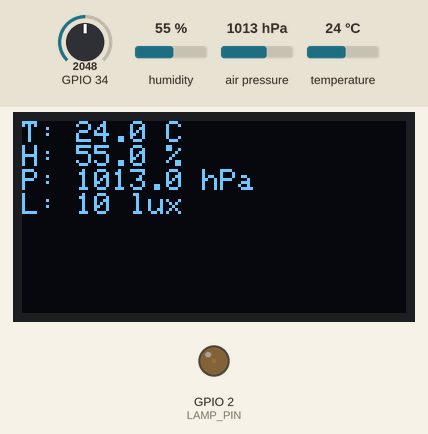
This program was run on a simulated ESP32. On the bench: 128×64 one-colour display, output pins drawn as LEDs (lit = HIGH). The test bench sets the inputs (shaded band); at power-on: GPIO 34 = 2048, humidity 55 %, air pressure 1013 hPa, temperature 24 °C. WiFi joins after 1.5 s; servers stay silent unless stated; no MQTT or app messages arrive unless stated; what the program prints to the serial monitor is not drawn.

Above: at 3.2 s.
3.3 s: GPIO 34 set to 3972
At 5.4 s:
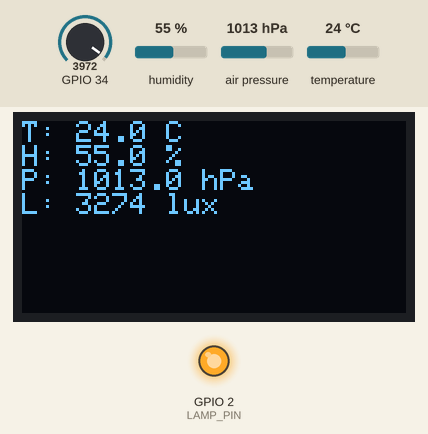
5.7 s: GPIO 34 set to 1228
At 7.3 s:
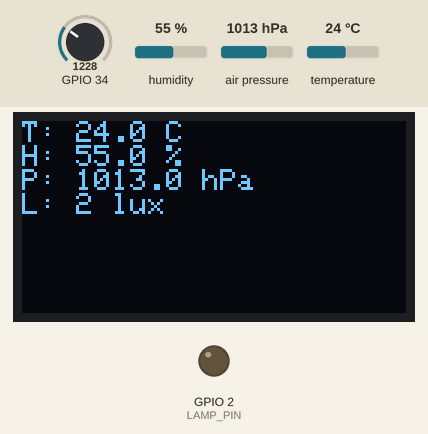
7.8 s: humidity set to 22 %
At 8.6 s:
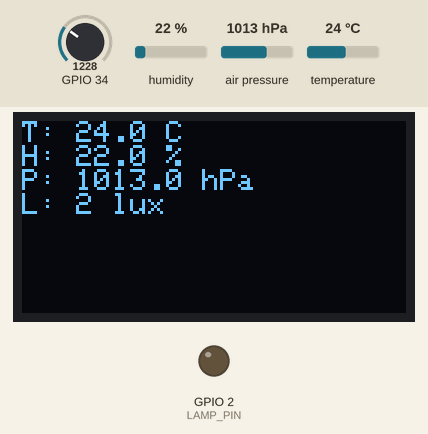
9.7 s: air pressure set to 952 hPa
At 10.8 s:
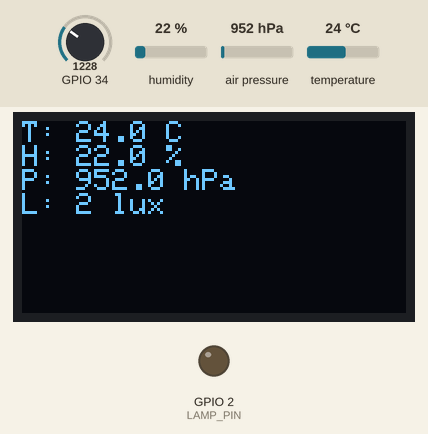
11.7 s: temperature set to 12 °C
At 12.9 s:
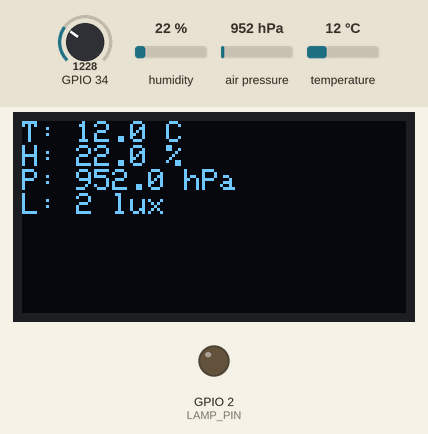
13.8 s: GPIO 34 set to 973
At 16.2 s:
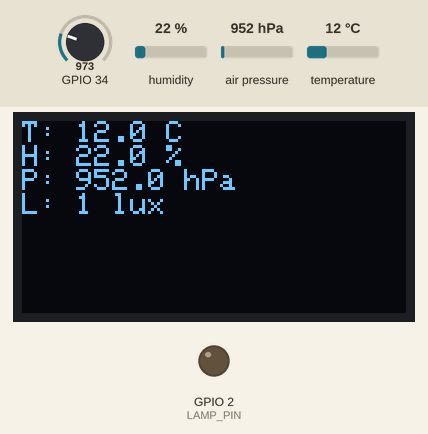
Timing chart, 0 to 17.3 s (numbered marks = the images above; inputs shaded):
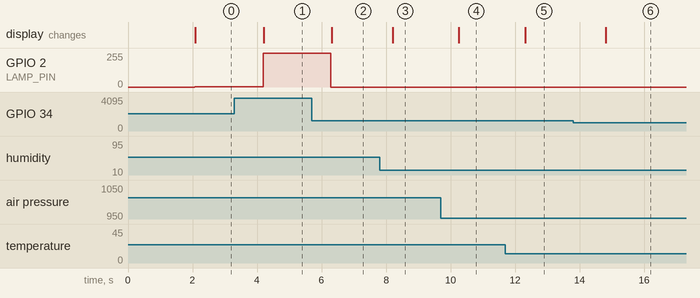

The program:

main.cpp
```cpp
#include <Arduino.h>
#include <WiFi.h>
#include <AsyncTCP.h>
#include <ESPAsyncWebServer.h>
#include <PubSubClient.h>

#include <Wire.h>
#include <Adafruit_Sensor.h>
#include <Adafruit_BME280.h>
#include <math.h>

#include <Adafruit_GFX.h>
#include <Adafruit_SSD1306.h>

#define SEALEVELPRESSURE_HPA (1013.25)
#define R_FIXED 10000.0f
#define R_LUX10 10000.0f
#define GAMMA 0.6f

#define SCREEN_WIDTH 128
#define SCREEN_HEIGHT 64
#define OLED_SDA_PIN 21
#define OLED_SCL_PIN 22
#define OLED_I2C_ADDRESS 0x3C

#define LAMP_PIN 2
#define LEDC_CHANNEL 0
#define LEDC_TIMER 0
#define LEDC_FREQ 5000
#define LEDC_RES 8

uint32_t BME_delay = 2000; // ms
uint32_t BME_tick = 0;
float temperature = 0.0f, humidity = 0.0f, pressure = 0.0f;

uint32_t photoresistor_delay = 1000; // ms
uint32_t photoresistor_tick = 0;
uint16_t adc_raw = 0;
uint32_t lux = 0;

uint32_t send_mqtt_delay = 5000; // ms
uint32_t send_mqtt_tick = 0;

Adafruit_BME280 bme;
AsyncWebServer server(80);
WiFiClient espClient;
PubSubClient client(espClient);

const char *ssid = "TP-Link_DFC6";
const char *password = "86650076";

const char *mqtt_server = "broker.hivemq.com";
const int mqtt_port = 1883;

const char index_html[] PROGMEM = R"rawliteral(
<!DOCTYPE HTML>
<html lang="en">
<head>
  <meta charset="UTF-8">
  <title>ESP32 Measurement Dashboard</title>
  <meta name="viewport" content="width=device-width, initial-scale=1">
  <style>
    body { font-family: 'Segoe UI', Tahoma, Geneva, Verdana, sans-serif; background: #e3eaf1; margin: 0; padding: 0; display: flex; flex-direction: column; align-items: center; }
    h2 { margin-top: 30px; color: #222; }
    .card { background: white; box-shadow: 0 4px 10px rgba(0,0,0,0.1); border-radius: 10px; padding: 20px 30px; max-width: 400px; width: 90%; margin-bottom: 20px; }
    .value { font-size: 18px; margin: 10px 0; display: grid; grid-template-columns: 1fr 1fr auto; align-items: center; border-bottom: 1px solid #eee; padding-bottom: 6px; column-gap: 10px; }
    .label { font-weight: bold; color: #555; }
    .data { color: #000; }
    .setting-block { margin-top: 20px; }
    label { display: block; text-align: left; margin-bottom: 5px; color: #444; }
    input[type=number] { width: 100%; padding: 6px; border: 1px solid #ccc; border-radius: 4px; }
    button { width: 100%; padding: 8px; background-color: #3498db; color: white; border: none; border-radius: 4px; cursor: pointer; margin-top: 8px; transition: background 0.3s; }
    button:hover { background-color: #2980b9; }
    h3 { margin-top: 10px; font-size: 18px; color: #333; }
  </style>
</head>
<body>
  <h2>ESP32 Measurement</h2>
  <div class="card">
    <div class="value"><span class="label">Temperature:</span><span class="data" id="temp">--</span><span>&deg;C</span></div>
    <div class="value"><span class="label">Humidity:</span><span class="data" id="hum">--</span><span>%</span></div>
    <div class="value"><span class="label">Pressure:</span><span class="data" id="pres">--</span><span>hPa</span></div>
    <div class="value"><span class="label">Brightness:</span><span class="data" id="lux">--</span><span>lux</span></div>
  </div>
  <div class="card">
    <h3>Set Sensor Intervals (ms)</h3>
    <div class="setting-block"><label for="bme">BME280 delay:</label><input type="number" id="bme"><button onclick="setBME()">Set</button></div>
    <div class="setting-block"><label for="photo">Photoresistor delay:</label><input type="number" id="photo"><button onclick="setPhoto()">Set</button></div>
    <div class="setting-block"><label for="mqtt_delay">MQTT send delay:</label><input type="number" id="mqtt_delay"><button onclick="setMQTT()">Set</button></div>
  </div>
  <script>
    function fetchData() {
      fetch('/data').then(res => res.json()).then(data => {
        document.getElementById('temp').textContent = data.temp;
        document.getElementById('hum').textContent = data.hum;
        document.getElementById('pres').textContent = data.pres;
        document.getElementById('lux').textContent = data.lux;
      });
    }
    function setBME() { fetch('/set_bme?val=' + document.getElementById('bme').value); }
    function setPhoto() { fetch('/set_photo?val=' + document.getElementById('photo').value); }
    function setMQTT() { fetch('/set_send_mqtt?val=' + document.getElementById('mqtt_delay').value); }
    document.addEventListener('DOMContentLoaded', () => {
      fetch('/config').then(res => res.json()).then(data => {
        document.getElementById('bme').value = data.bme_delay;
        document.getElementById('photo').value = data.photoresistor_delay;
        document.getElementById('mqtt_delay').value = data.send_mqtt_delay;
      });
      setInterval(fetchData, 200);
    });
  </script>
</body>
</html>
)rawliteral";

Adafruit_SSD1306 display(SCREEN_WIDTH, SCREEN_HEIGHT, &Wire);

void reconnect_mqtt()
{
  if (!client.connected())
  {
    Serial.print("Attempting MQTT connection...");
    if (client.connect("ESP32Client"))
    {
      Serial.println("connected");
    }
  }
}

void setup()
{
  Serial.begin(9600);
  Wire.begin(OLED_SDA_PIN, OLED_SCL_PIN);
  if (!display.begin(SSD1306_SWITCHCAPVCC, OLED_I2C_ADDRESS))
  {
    Serial.println("ERROR: OLED SSD1306 not found!");
    while (true)
      delay(1000);
  }
  display.clearDisplay();
  display.setTextSize(1);
  display.setTextColor(SSD1306_WHITE);
  display.setCursor(0, 0);
  display.println("OLED initialized");
  display.display();
  delay(500);
  display.clearDisplay();

  WiFi.begin(ssid, password);
  Serial.print("Connecting to WiFi...");
  while (WiFi.status() != WL_CONNECTED)
  {
    delay(500);
    Serial.print(".");
  }
  Serial.println("\nConnected to WiFi");
  Serial.println(WiFi.localIP());

  client.setServer(mqtt_server, mqtt_port);
  if (!bme.begin(0x76))
  {
    Serial.println("Could not find BME280!");
  }

  server.on("/", HTTP_GET, [](AsyncWebServerRequest *request)
            { request->send(200, "text/html", index_html); });

  server.on("/data", HTTP_GET, [](AsyncWebServerRequest *request)
            {
    String json = "{";
    json += "\"temp\":" + String(temperature, 1) + ",";
    json += "\"hum\":" + String(humidity, 1) + ",";
    json += "\"pres\":" + String(pressure, 1) + ",";
    json += "\"lux\":" + String(lux);
    json += "}";
    request->send(200, "application/json", json); });

  server.on("/config", HTTP_GET, [](AsyncWebServerRequest *request)
            {
    String json = "{";
    json += "\"bme_delay\":" + String(BME_delay) + ",";
    json += "\"photoresistor_delay\":" + String(photoresistor_delay) + ",";
    json += "\"send_mqtt_delay\":" + String(send_mqtt_delay);
    json += "}";
    request->send(200, "application/json", json); });

  server.on("/set_bme", HTTP_GET, [](AsyncWebServerRequest *request)
            {
    if (request->hasParam("val")) {
      BME_delay = request->getParam("val")->value().toInt();
    }
    request->send(200, "text/plain", "OK"); });
  server.on("/set_photo", HTTP_GET, [](AsyncWebServerRequest *request)
            {
    if (request->hasParam("val")) {
      photoresistor_delay = request->getParam("val")->value().toInt();
    }
    request->send(200, "text/plain", "OK"); });
  server.on("/set_send_mqtt", HTTP_GET, [](AsyncWebServerRequest *request)
            {
    if (request->hasParam("val")) {
      send_mqtt_delay = request->getParam("val")->value().toInt();
    }
    request->send(200, "text/plain", "OK"); });

  server.begin();
  ledcSetup(LEDC_CHANNEL, LEDC_FREQ, LEDC_RES);
  ledcAttachPin(LAMP_PIN, LEDC_CHANNEL);
}

void loop()
{
  uint32_t now = millis();
  client.loop();

  // Publish MQTT data
  if (now - send_mqtt_tick >= send_mqtt_delay)
  {
    reconnect_mqtt();
    send_mqtt_tick = now;
    String json = "{";
    json += "\"temperature\":" + String(temperature, 1) + ",";
    json += "\"humidity\":" + String(humidity, 1) + ",";
    json += "\"pressure\":" + String(pressure, 1) + ",";
    json += "\"lux\":" + String(lux);
    json += "}";
    client.publish("esp/sensor/data", json.c_str());
    Serial.println("data published");
  }

  // Read BME280
  if (now - BME_tick >= BME_delay)
  {
    temperature = bme.readTemperature();
    humidity = bme.readHumidity();
    pressure = bme.readPressure() / 100.0F;
    BME_tick = now;
  }

  // Read photoresistor
  if (now - photoresistor_tick >= photoresistor_delay)
  {
    adc_raw = analogRead(34);
    float vout = (adc_raw / 4095.0f) * 3.3f;
    if (vout <= 0.0f)
      vout = 0.001f;
    float r_photo = R_FIXED * (3.3f / vout - 1.0f);
    float ratio = R_LUX10 / r_photo;
    float temp_calc = (log10f(ratio) / GAMMA) + 1.0f;
    lux = (uint32_t)powf(10.0f, temp_calc);
    if (lux < 0)
      lux = 0;
    photoresistor_tick = now;
  }

  // Adjust lamp brightness
  int duty = map(lux, 0, 1000, 0, 255);
  ledcWrite(LEDC_CHANNEL, duty);

  // Display sensor data on OLED
  display.clearDisplay();
  display.setTextSize(1.5);
  display.setTextColor(SSD1306_WHITE);
  display.setCursor(0, 0);
  display.printf("T: %.1f C\n", temperature);
  display.printf("H: %.1f %%\n", humidity);
  display.printf("P: %.1f hPa\n", pressure);
  display.printf("L: %lu lux\n", lux);
  display.display();

  delay(50);
}
```

Measured:
- after the input at 3.3 s, GPIO 2 (LAMP_PIN): 2/255 → 255/255 after 0.89 s; the display: changes after 0.91 s (image 1)
- after the input at 5.7 s, GPIO 2 (LAMP_PIN): 255/255 → 0/255 after 0.59 s; the display: changes after 0.61 s (image 2)
- after the input at 7.8 s, the display: changes after 0.41 s (image 3)
- after the input at 9.7 s, the display: changes after 0.56 s (image 4)
- after the input at 11.7 s, the display: changes after 0.61 s (image 5)
- after the input at 13.8 s, the display: changes after 1.0 s (image 6)
